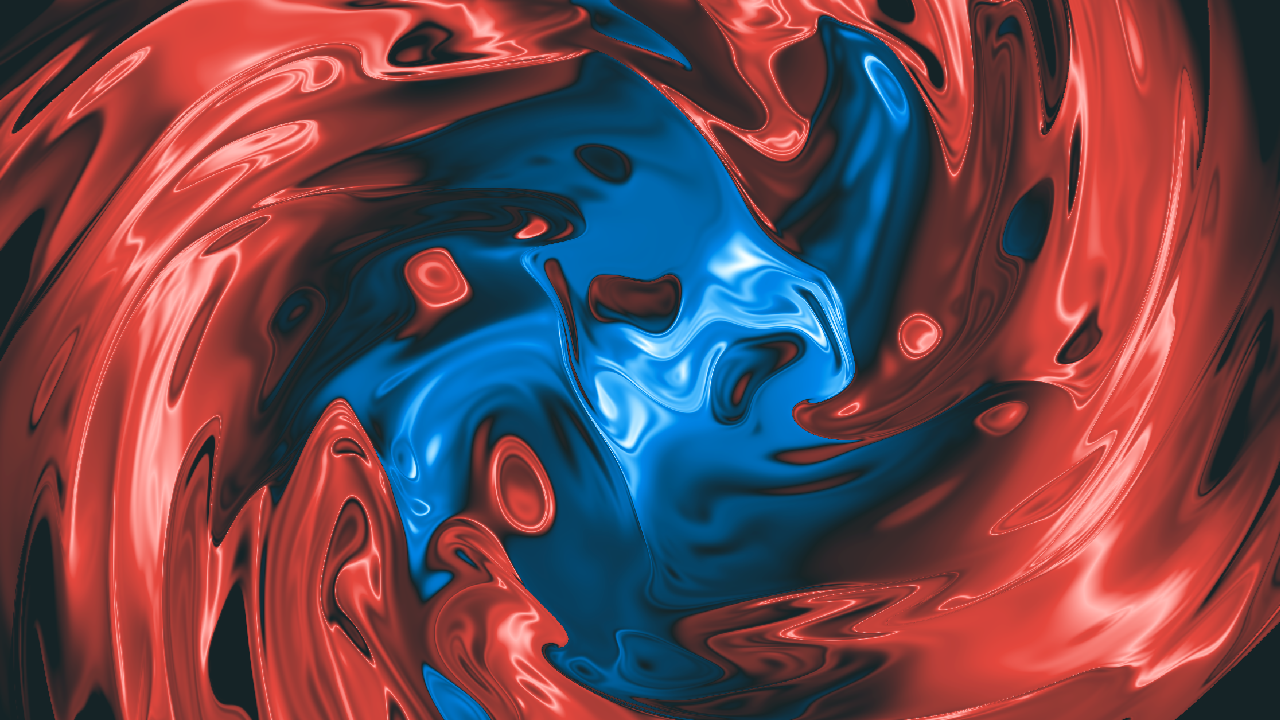
#> input picture sources/MenuBackground.png, 1280 x 720 px
$ python make_menu_bg.py
#> lines starting #> are read from the running program, lines starting #| are printed output that depends on the picture
#> in main, src is the input picture: PIL image 1280x720 RGB; mean R, G, B 108.5, 69.1, 77.8
"""The main menu's swirling red / blue background, from the real game (sources/MenuBackground.png, supplied by the owner).

    python3 tools/make_menu_bg.py          -> SPRITESHEETS/menu-bg.jpg (+ manifest entry)

The supplied 1280x720 frame of Balatro's splash swirl fills the game area: graph x -12..12 (its full width), centred on
y = 0, so 13.5 units tall. The picture covers graph x -12..12, y -17..15 like every full-screen layer (any window shape);
above and below the frame it continues as its own mirror image, fading darker, so a tall window never shows an edge.
64 pixels per graph unit (1.2x the source, Lanczos): smooth on a 4K screen. JPEG: no transparency, a sixth of a PNG.
"""
import json
import os

from PIL import Image

ROOT = os.path.dirname(os.path.dirname(os.path.abspath(__file__)))
OUT = os.path.join(ROOT, "SPRITESHEETS")
X0, X1, Y0, Y1, PPU = -12.0, 12.0, -17.0, 15.0, 64


def swirl_canvas(src, ppu):
    """the source frame across x -12..12 centred on y = 0, mirrored above / below to fill y -17..15"""
#> called with ppu = 64
    w, h = round((X1 - X0) * ppu), round((Y1 - Y0) * ppu)
    band = src.resize((w, round(w * src.height / src.width)), Image.LANCZOS)
    top = round((Y1 - band.height / ppu / 2) * ppu)          # rows above the band (y = 0 is Y1 units from the top)
#> top = 528
    out = Image.new("RGB", (w, h))
#> out: PIL image 1536x2048 RGB; every value is 0
    out.paste(band, (0, top))
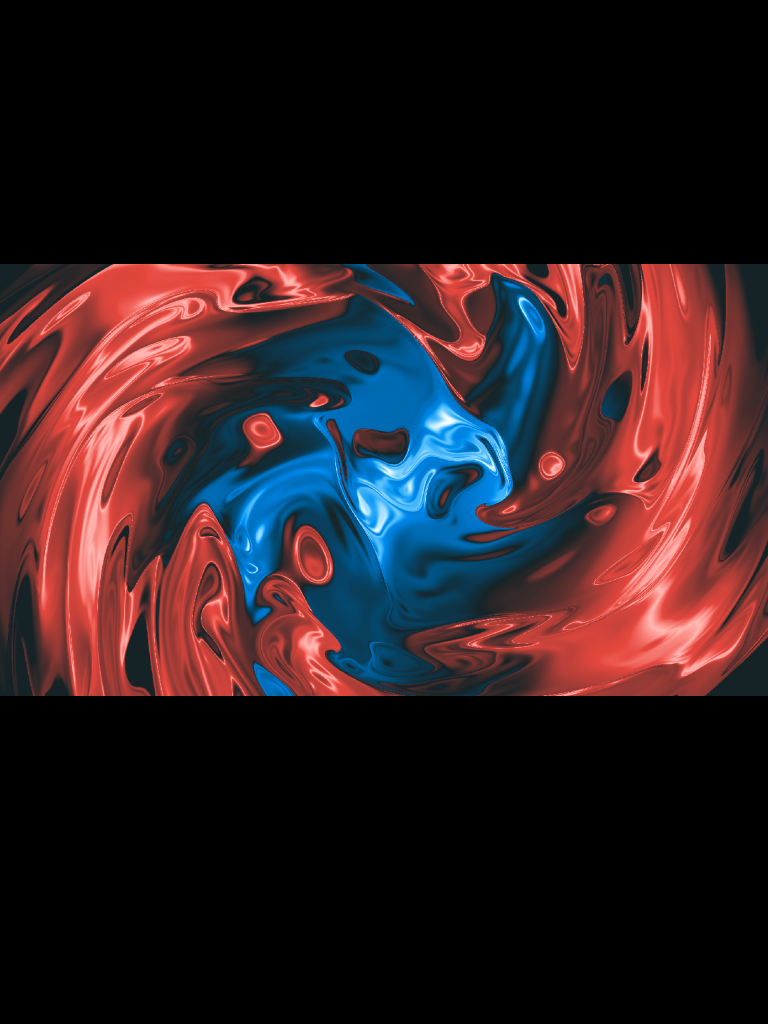
#> out: PIL image 1536x2048 RGB (shown at 1/2 size); mean R, G, B 45.8, 29.1, 32.8
    flip = band.transpose(Image.FLIP_TOP_BOTTOM)
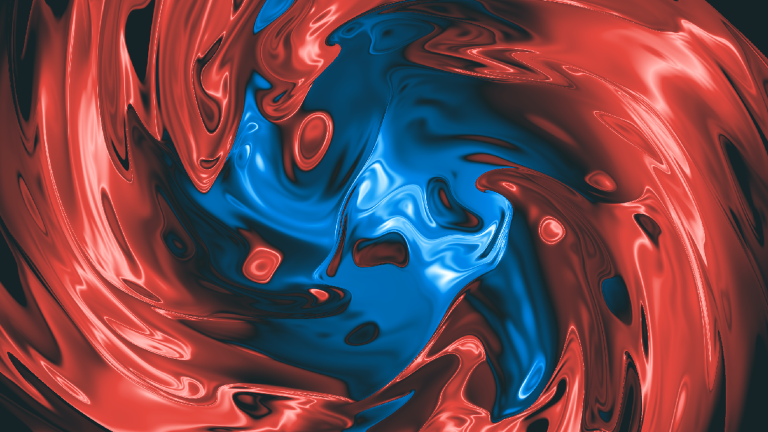
#> flip: PIL image 1536x864 RGB (shown at 1/2 size); mean R, G, B 108.5, 69.1, 77.8
    for k in range(1, 4):                                  # mirrored copies until the picture is full
        out.paste(flip if k % 2 else band, (0, top - k * band.height))
        out.paste(flip if k % 2 else band, (0, top + k * band.height))
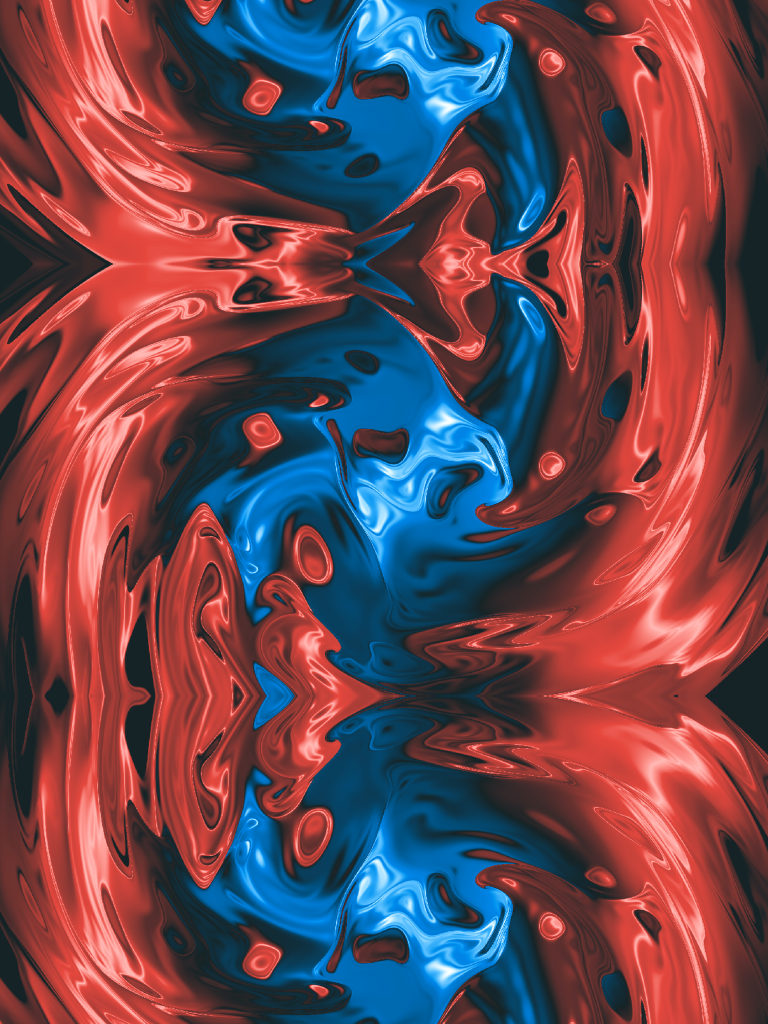
#> out: PIL image 1536x2048 RGB (shown at 1/2 size); mean R, G, B 106.2, 70.1, 80.1
    # outside the frame, fade smoothly towards 45 % darker (no step at the seam)
    shade = Image.new("L", (1, h))
    for j in range(h):
        d = max(top - j, j - (top + band.height), 0) / (0.6 * band.height)
        shade.putpixel((0, j), round(255 * 0.45 * min(1.0, d)))
    return Image.composite(Image.new("RGB", (w, h)), out, shade.resize((w, h)))
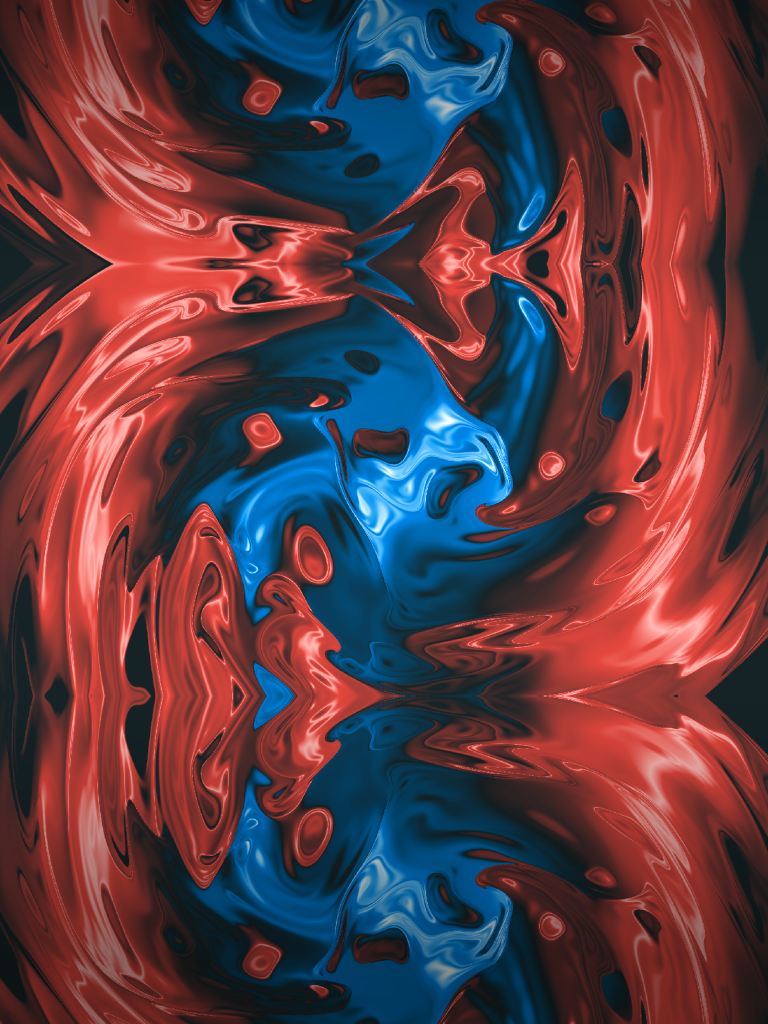
#> returned value: PIL image 1536x2048 RGB (shown at 1/2 size); mean R, G, B 91.9, 59.2, 67.1


def main():
    src = Image.open(os.path.join(ROOT, "sources", "MenuBackground.png")).convert("RGB")
    im = swirl_canvas(src, PPU)
    file = "SPRITESHEETS/menu-bg.jpg"
    im.save(os.path.join(ROOT, file), quality=90, optimize=True, progressive=True)
    man_path = os.path.join(OUT, "manifest.json")
#> (the run stopped early here; a loop or call above may not have finished)
